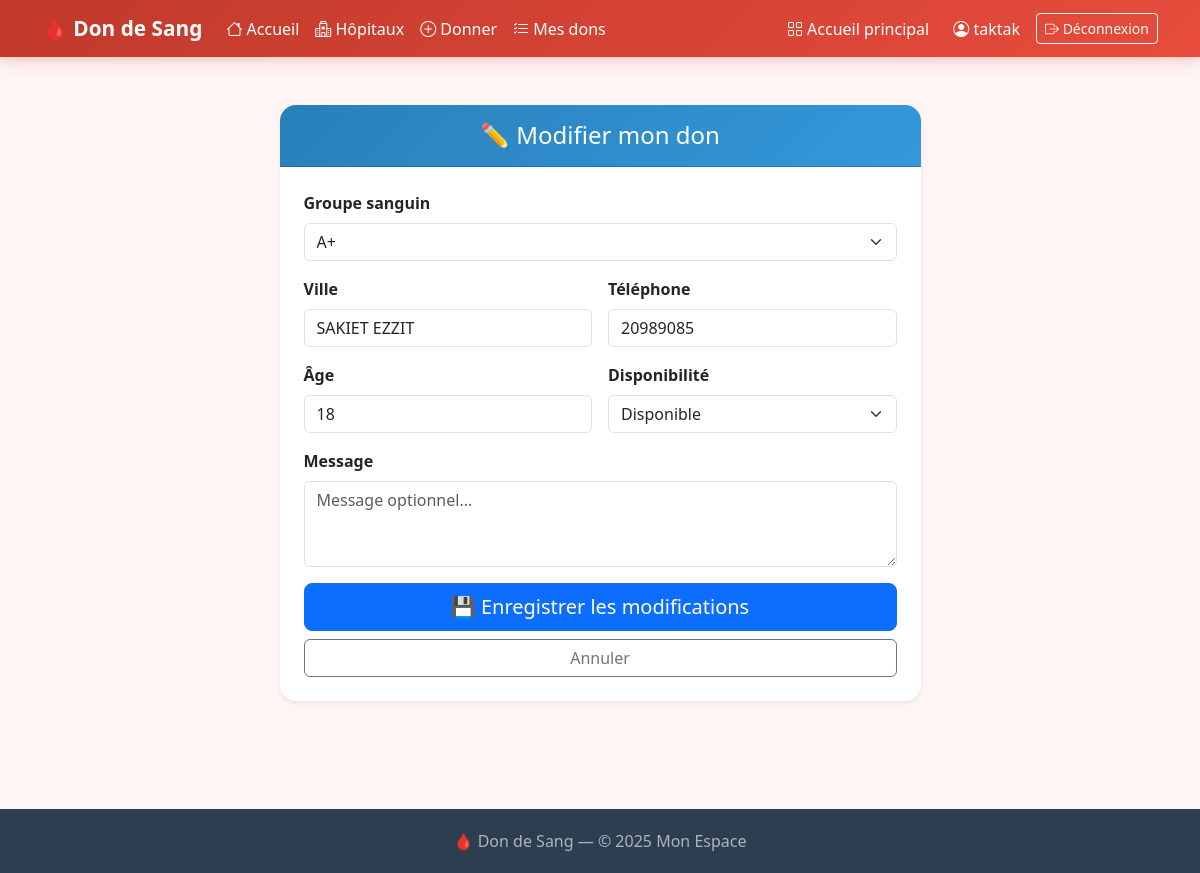
The app's page /don_sang/mes-dons/modifier/1/ (signed in) with its own data.
### don_sang/models.py (models this page shows, shortened)
class Don(models.Model):
    GROUPE_CHOICES = [
        ('A+','A+'), ('A-','A-'), ('B+','B+'), ('B-','B-'),
        ('AB+','AB+'), ('AB-','AB-'), ('O+','O+'), ('O-','O-'),
    ]
    DISPONIBILITE_CHOICES = [
        ('disponible', 'Disponible'),
        ('indisponible', 'Indisponible'),
        ('bientot', 'Disponible bientôt'),
    ]
    donneur = models.ForeignKey(User, on_delete=models.CASCADE, related_name='dons')
    hopital = models.ForeignKey('Hospital', on_delete=models.SET_NULL, null=True, blank=True, related_name='dons', verbose_name='Hôpital')
    groupe_sanguin = models.CharField(max_length=3, choices=GROUPE_CHOICES)
    date_don = models.DateField(auto_now_add=True)
    ville = models.CharField(max_length=100)
    telephone = models.CharField(max_length=20)
    age = models.PositiveIntegerField(default=18, help_text="Âge du donneur")
    disponibilite = models.CharField(max_length=20, choices=DISPONIBILITE_CHOICES, default='disponible')
    message = models.TextField(blank=True)
    class Meta:
        ordering = ['-date_don']
        verbose_name = 'Don de sang'
        verbose_name_plural = 'Dons de sang'

### don_sang/views.py (the view)
# urls.py: path('mes-dons/modifier/<int:don_id>/', views.modifier_don, name='modifier_don'),
@login_required(login_url='/don_sang/login/')
def modifier_don(request, don_id):
    don = get_object_or_404(Don, id=don_id, donneur=request.user)
    if request.method == 'POST':
        form = DonForm(request.POST, instance=don)
        if form.is_valid():
            form.save()
            messages.success(request, '✅ Don mis à jour.')
            return redirect('mes_dons')
    else:
        form = DonForm(instance=don)
    return render(request, 'don_sang/modifier_don.html', {'form': form, 'don': don})

### don_sang/forms.py
class DonForm(forms.ModelForm):
    class Meta:
        model = Don
        fields = ['groupe_sanguin', 'ville', 'telephone', 'age', 'disponibilite', 'message']
        widgets = {
            'message': forms.Textarea(attrs={'rows': 3, 'class': 'form-control', 'placeholder': 'Message optionnel...'}),
            'groupe_sanguin': forms.Select(attrs={'class': 'form-select'}),
            'ville': forms.TextInput(attrs={'class': 'form-control', 'placeholder': 'Ex: Tunis, Sfax...'}),
            'telephone': forms.TextInput(attrs={'class': 'form-control', 'placeholder': 'Ex: 21 234 567'}),
            'age': forms.NumberInput(attrs={'class': 'form-control', 'min': 18, 'max': 65}),
            'disponibilite': forms.Select(attrs={'class': 'form-select'}),
        }

### don_sang/templates/don_sang/modifier_don.html (shortened to what this page needs)
{% extends 'don_sang/base.html' %}
{% block content %}
<div class="container py-5">
  <div class="row justify-content-center">
    <div class="col-md-7">
      <div class="card shadow-sm">
        <div class="card-header text-white text-center py-3" style="background: linear-gradient(135deg,#2980b9,#3498db); border-radius:16px 16px 0 0;">
          <h4 class="mb-0">✏️ Modifier mon don</h4>
        </div>
        <div class="card-body p-4">
          <form method="post">
            <div class="mb-3">
              <label class="form-label fw-semibold">Groupe sanguin</label>
              {{ form.groupe_sanguin }}
            </div>
            <div class="row g-3 mb-3">
              <div class="col-md-6">
                <label class="form-label fw-semibold">Ville</label>
                {{ form.ville }}
              </div>
              <div class="col-md-6">
                <label class="form-label fw-semibold">Téléphone</label>
                {{ form.telephone }}
              </div>
            </div>
            <div class="row g-3 mb-3">
              <div class="col-md-6">
                <label class="form-label fw-semibold">Âge</label>
                {{ form.age }}
              </div>
              <div class="col-md-6">
                <label class="form-label fw-semibold">Disponibilité</label>
                {{ form.disponibilite }}
              </div>
            </div>
            <div class="mb-3">
              <label class="form-label fw-semibold">Message</label>
              {{ form.message }}
            </div>
            <div class="d-grid gap-2">
              <button type="submit" class="btn btn-primary btn-lg">💾 Enregistrer les modifications</button>
              <a href="{% url 'mes_dons' %}" class="btn btn-outline-secondary">Annuler</a>
            </div>
          </form>
        </div>
      </div>
    </div>
  </div>
</div>
{% endblock %}

### don_sang/templates/don_sang/base.html (shortened to what this page needs)
<!DOCTYPE html>
<html lang="fr">
<head>
    <link href="https://cdn.jsdelivr.net/npm/bootstrap@5.3.0/dist/css/bootstrap.min.css" rel="stylesheet">
    <link href="https://cdn.jsdelivr.net/npm/bootstrap-icons@1.11.0/font/bootstrap-icons.css" rel="stylesheet">
</head>
<body>
<nav class="navbar navbar-expand-lg sticky-top">
    <div class="container">
        <a class="navbar-brand" href="{% url 'accueil_don' %}">🩸 Don de Sang</a>
        <div class="collapse navbar-collapse" id="navDS">
            <ul class="navbar-nav me-auto">
                <li class="nav-item">
                    <a class="nav-link" href="{% url 'accueil_don' %}"><i class="bi bi-house"></i> Accueil</a>
                </li>
                <li class="nav-item">
                    <a class="nav-link" href="{% url 'liste_hopitaux' %}"><i class="bi bi-hospital"></i> Hôpitaux</a>
                </li>
                {% if user.is_authenticated %}
                <li class="nav-item">
                    <a class="nav-link" href="{% url 'faire_don' %}"><i class="bi bi-plus-circle"></i> Donner</a>
                </li>
                <li class="nav-item">
                    <a class="nav-link" href="{% url 'mes_dons' %}"><i class="bi bi-list-check"></i> Mes dons</a>
                </li>
                {% endif %}
            </ul>
            <ul class="navbar-nav align-items-center gap-2">
                <li class="nav-item">
                    <a class="nav-link" href="/"><i class="bi bi-grid"></i> Accueil principal</a>
                </li>
                {% if user.is_authenticated %}
                <li class="nav-item">
                    <span class="nav-link"><i class="bi bi-person-circle"></i> {{ user.username }}</span>
                </li>
                <li class="nav-item">
                    <a href="{% url 'logout_don' %}" class="btn btn-sm btn-outline-light">
                        <i class="bi bi-box-arrow-right"></i> Déconnexion
                    </a>
                </li>
                {% endif %}
            </ul>
        </div>
    </div>
</nav>
{% block content %}{% endblock %}
<footer>
    <div class="container">
        <p class="mb-0">🩸 Don de Sang — © 2025 Mon Espace</p>
    </div>
</footer>
</body>
</html>

### records on screen
Don: groupe_sanguin "A+", ville "SAKIET EZZIT", telephone "20989085", age "18", disponibilite "Disponible"

### other values on screen
{{ user.username }} "taktak"
